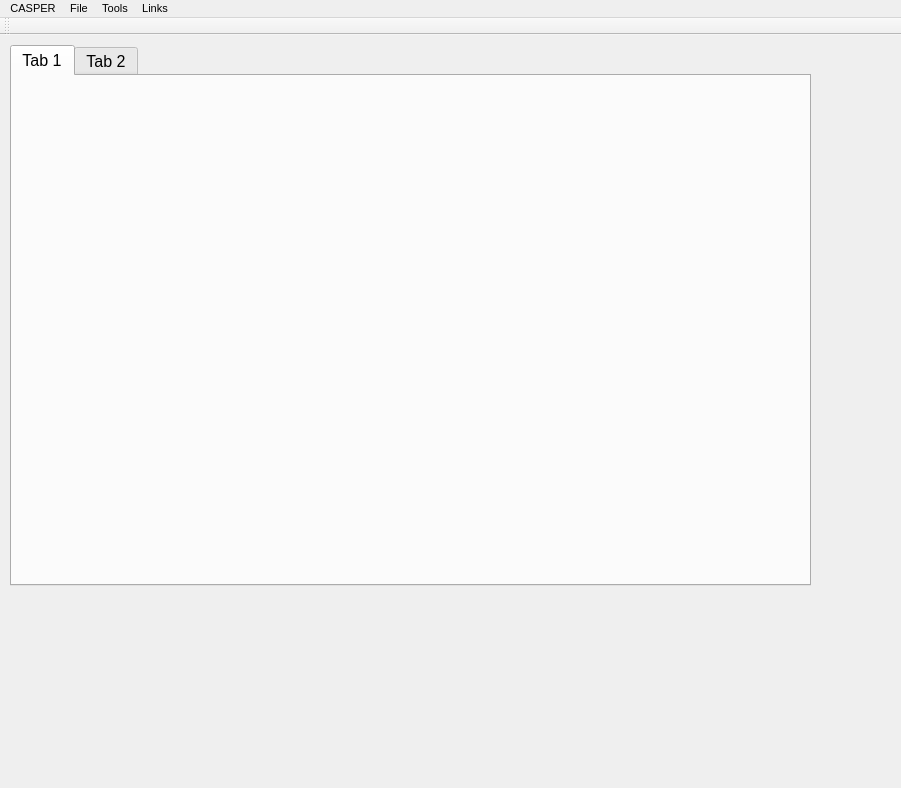
<?xml version="1.0" encoding="UTF-8"?>
<ui version="4.0">
 <class>MainWindow</class>
 <widget class="QMainWindow" name="MainWindow">
  <property name="enabled">
   <bool>true</bool>
  </property>
  <property name="geometry">
   <rect>
    <x>0</x>
    <y>0</y>
    <width>901</width>
    <height>788</height>
   </rect>
  </property>
  <property name="font">
   <font>
    <family>Arial</family>
    <pointsize>12</pointsize>
    <weight>50</weight>
    <italic>false</italic>
    <bold>false</bold>
   </font>
  </property>
  <property name="windowTitle">
   <string>CASPER</string>
  </property>
  <property name="styleSheet">
   <string notr="true"/>
  </property>
  <widget class="QWidget" name="centralwidget">
   <property name="font">
    <font>
     <family>Arial</family>
     <pointsize>12</pointsize>
     <weight>50</weight>
     <italic>false</italic>
     <bold>false</bold>
    </font>
   </property>
   <property name="styleSheet">
    <string notr="true"/>
   </property>
   <widget class="QTabWidget" name="tabWidget">
    <property name="geometry">
     <rect>
      <x>10</x>
      <y>10</y>
      <width>801</width>
      <height>541</height>
     </rect>
    </property>
    <property name="currentIndex">
     <number>0</number>
    </property>
    <widget class="QWidget" name="tab">
     <attribute name="title">
      <string>Tab 1</string>
     </attribute>
    </widget>
    <widget class="QWidget" name="tab_2">
     <attribute name="title">
      <string>Tab 2</string>
     </attribute>
    </widget>
   </widget>
  </widget>
  <widget class="QMenuBar" name="menuBar">
   <property name="geometry">
    <rect>
     <x>0</x>
     <y>0</y>
     <width>901</width>
     <height>37</height>
    </rect>
   </property>
   <property name="font">
    <font>
     <family>Arial</family>
     <pointsize>8</pointsize>
     <weight>50</weight>
     <italic>false</italic>
     <bold>false</bold>
    </font>
   </property>
   <widget class="QMenu" name="menuFile">
    <property name="title">
     <string>File</string>
    </property>
    <addaction name="actionExit"/>
    <addaction name="actChangeDatabaseDirectory"/>
   </widget>
   <widget class="QMenu" name="menuTools">
    <property name="title">
     <string>Tools</string>
    </property>
    <addaction name="actOpenGenomeBrowser"/>
   </widget>
   <widget class="QMenu" name="menuLinks">
    <property name="title">
     <string>Links</string>
    </property>
    <addaction name="actGoToNCBI"/>
    <addaction name="actionGoToNCBIBLAST"/>
    <addaction name="separator"/>
    <addaction name="actionGoToCASPERRepository"/>
   </widget>
   <widget class="QMenu" name="menuCASPER">
    <property name="title">
     <string>CASPER</string>
    </property>
    <addaction name="actionAbout_CASPER"/>
   </widget>
   <addaction name="menuCASPER"/>
   <addaction name="menuFile"/>
   <addaction name="menuTools"/>
   <addaction name="menuLinks"/>
  </widget>
  <widget class="QToolBar" name="toolBar">
   <property name="windowTitle">
    <string>toolBar</string>
   </property>
   <attribute name="toolBarArea">
    <enum>TopToolBarArea</enum>
   </attribute>
   <attribute name="toolBarBreak">
    <bool>false</bool>
   </attribute>
  </widget>
  <action name="actionNew">
   <property name="text">
    <string>New</string>
   </property>
  </action>
  <action name="actionOpen">
   <property name="text">
    <string>Open</string>
   </property>
  </action>
  <action name="actionOpen_Recent">
   <property name="text">
    <string>Open Recent...</string>
   </property>
  </action>
  <action name="actionSave">
   <property name="text">
    <string>Save</string>
   </property>
  </action>
  <action name="actionExit">
   <property name="checkable">
    <bool>false</bool>
   </property>
   <property name="text">
    <string>Exit</string>
   </property>
   <property name="font">
    <font>
     <family>Arial</family>
    </font>
   </property>
  </action>
  <action name="actionUndo">
   <property name="text">
    <string>Undo</string>
   </property>
  </action>
  <action name="actionCut">
   <property name="text">
    <string>Cut</string>
   </property>
  </action>
  <action name="actionCopy">
   <property name="text">
    <string>Copy</string>
   </property>
  </action>
  <action name="actionPaste">
   <property name="text">
    <string>Paste</string>
   </property>
  </action>
  <action name="actionCut_Rev_Com">
   <property name="text">
    <string>Cut Rev-Com</string>
   </property>
  </action>
  <action name="actionCopy_Rev_Com">
   <property name="text">
    <string>Copy Rev-Com</string>
   </property>
  </action>
  <action name="actionPaste_Rev_Com">
   <property name="text">
    <string>Paste Rev-Com</string>
   </property>
  </action>
  <action name="actionUpload_New_Genome">
   <property name="text">
    <string>Analyze New Genome</string>
   </property>
   <property name="font">
    <font>
     <family>Arial</family>
    </font>
   </property>
  </action>
  <action name="actionUpload_New_Endonuclease">
   <property name="text">
    <string>Define New Endonuclease</string>
   </property>
   <property name="font">
    <font>
     <family>Arial</family>
    </font>
   </property>
  </action>
  <action name="actOpenGenomeBrowser">
   <property name="text">
    <string>Open Genome Browser</string>
   </property>
   <property name="font">
    <font>
     <family>Arial</family>
    </font>
   </property>
  </action>
  <action name="action">
   <property name="text">
    <string>Change Database Directory</string>
   </property>
   <property name="font">
    <font>
     <family>Arial</family>
    </font>
   </property>
  </action>
  <action name="actOpenNCBIBLAST">
   <property name="text">
    <string>NCBI BLAST</string>
   </property>
  </action>
  <action name="actionExcel_csv">
   <property name="text">
    <string>Excel (.csv)</string>
   </property>
  </action>
  <action name="actionIDT_Order">
   <property name="text">
    <string>IDT Order</string>
   </property>
  </action>
  <action name="actionMultitargeting">
   <property name="text">
    <string>Multitargeting Analysis</string>
   </property>
   <property name="font">
    <font>
     <family>Arial</family>
    </font>
   </property>
  </action>
  <action name="actionPopulation_Analysis">
   <property name="text">
    <string>Population Analysis</string>
   </property>
  </action>
  <action name="actionComplete_Target_Analysis">
   <property name="text">
    <string>Complete Target Analysis</string>
   </property>
  </action>
  <action name="actGoToNCBI">
   <property name="text">
    <string>Go to NCBI</string>
   </property>
   <property name="font">
    <font>
     <family>Arial</family>
    </font>
   </property>
  </action>
  <action name="actionCasper2">
   <property name="text">
    <string>CASPER Online</string>
   </property>
   <property name="font">
    <font>
     <family>Arial</family>
    </font>
   </property>
  </action>
  <action name="actionCo_Targeting">
   <property name="text">
    <string>Co-Targeting</string>
   </property>
  </action>
  <action name="actOpenRepository">
   <property name="text">
    <string>Visit Repository</string>
   </property>
   <property name="font">
    <font>
     <family>Arial</family>
    </font>
   </property>
  </action>
  <action name="actionNew_2">
   <property name="text">
    <string>New</string>
   </property>
  </action>
  <action name="actiontesting">
   <property name="text">
    <string>testing</string>
   </property>
  </action>
  <action name="actionAbout_CASPER">
   <property name="text">
    <string>About CASPER</string>
   </property>
  </action>
  <action name="actChangeDatabaseDirectory">
   <property name="text">
    <string>Change Database Directory</string>
   </property>
  </action>
  <action name="actionGoToCASPERRepository">
   <property name="text">
    <string>Go to CASPER repository</string>
   </property>
  </action>
  <action name="actionGoToNCBIBLAST">
   <property name="text">
    <string>Go to NCBI BLAST</string>
   </property>
  </action>
 </widget>
 <resources/>
 <connections/>
</ui>
